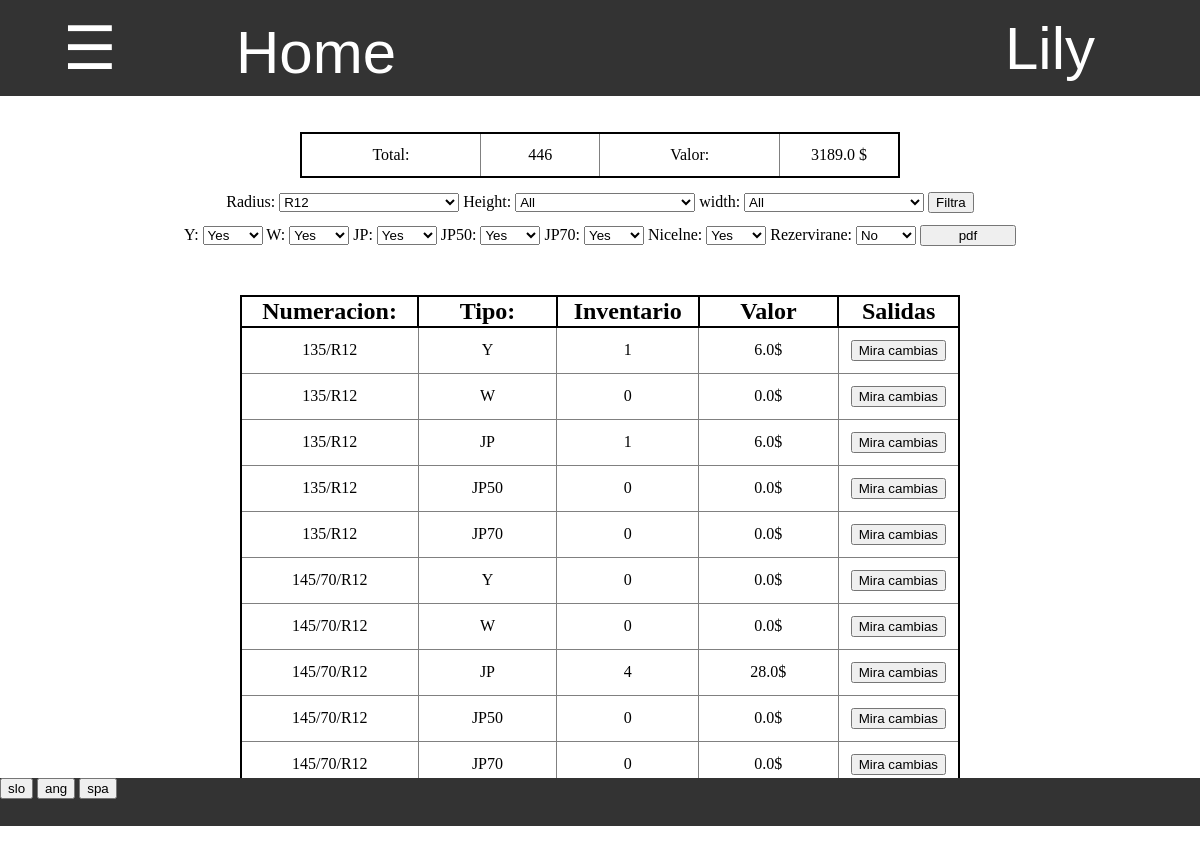
/zaloga/1/pregled_zaloge/ (signed in), run on the app's committed database.
### program/models.py (models this page shows, shortened)
class Profil(models.Model):
    user = models.OneToOneField(User,on_delete=models.CASCADE)
    jezik =  models.CharField(default="spa",max_length=3, choices=JEZIKI)
    aktivna_zaloga = models.ForeignKey(Zaloga, default=1, on_delete=models.CASCADE)
    dovoljene_zaloge = models.ManyToManyField(Zaloga, related_name = "dovoljene")
    stranka = models.OneToOneField(Stranka, on_delete=models.CASCADE, default=None, null=True, blank=True)
    celo_ime = models.CharField(default="",max_length=40)
    tip_banke = models.CharField(default="",max_length=40)
    stevilka_racuna = models.CharField(default="",max_length=40)
    telefon = models.CharField(default="",max_length=40)

### zaloga/models.py (models this page shows, shortened)
class Zaloga(models.Model):
    title = models.CharField(default="skladisce", max_length=20)
    tipi_prodaje = models.CharField(default='["vele_prodaja"]', max_length=50)
    tipi_sestavine = models.CharField(default='["Y","W","JP","JP50","JP70"]', max_length=50)
    @property
    def tipi_prodaj(self):
        return json.loads(self.tipi_prodaje)
    @property
    def tipi_sestavin(self):
        return json.loads(self.tipi_sestavine)
    @property
    def vrni_razlicne_radiuse(self):
        razlicni_radiusi = []
        for radius in self.sestavina_set.all().values('dimenzija__radius').distinct().order_by('dimenzija__radius'):
                razlicni_radiusi.append(radius['dimenzija__radius'])
        return razlicni_radiusi
    def cenik(self,tip='vele_prodaja'):
        cene = {}
        cenik = self.sestavina_set.all().prefetch_related('cena_set').filter(cena__prodaja=tip).values(
            'dimenzija__dimenzija',
            'pk',
            'cena',
            'cena__tip',
            'cena__cena')
        for cena in cenik:
            dimenzija = cena['dimenzija__dimenzija']
            tip = cena['cena__tip']
            cena = cena['cena__cena']
            if dimenzija in cene:
                if not tip in cene[dimenzija]:
                    cene[dimenzija].update({tip:float(cena)})
            else:
                    cene.update({dimenzija:{tip:float(cena)}})
        return cene

class Sestavina(models.Model):
    zaloga = models.ForeignKey(Zaloga,default=1, on_delete=models.CASCADE)
    dimenzija = models.ForeignKey(Dimenzija, on_delete=models.CASCADE)
    Y = models.IntegerField(default = 0)
    W = models.IntegerField(default = 0)
    JP = models.IntegerField(default = 0)
    JP50 = models.IntegerField(default = 0)
    JP70 = models.IntegerField(default = 0)
    class Meta:
        ordering = ['zaloga','dimenzija']

### zaloga/my_views/zaloga_views.py (the view, shortened to what this page needs)
# urls.py: path('<int:zaloga>/pregled_zaloge/', zaloga_views.pregled_zaloge, name='pregled_zaloge'),
@login_required
def pregled_zaloge(request,zaloga):
    if request.method == "GET":
        zaloga = Zaloga.objects.get(pk = zaloga)
        sestavine = zaloga.sestavina_set.all()
        radius = request.GET.get('radius','R12')
        height = request.GET.get('height','all')
        width = request.GET.get('width', 'all')
        if radius != "all":
            sestavine = sestavine.filter(dimenzija__radius=radius)
        if height != "all":
            sestavine = sestavine.filter(dimenzija__height=height)
        if width != "all":
            if "C" in width:
                width = width.replace('C','')
                sestavine = sestavine.filter(dimenzija__width=width, dimenzija__special = True)
            else:
                sestavine = sestavine.filter(dimenzija__width=width, dimenzija__special = False)
        tipi_prodaje = zaloga.tipi_prodaj
        if 'vele_prodaja' in tipi_prodaje:
            cenik = zaloga.cenik('vele_prodaja')
        else:
            cenik = zaloga.cenik('dnevna_prodaja')
        nicelne = request.GET.get('nicelne','true')
        rezervirane = request.GET.get('rezervirane','false')
        tipi = []
        for tip in zaloga.tipi_sestavin:
            if request.GET.get(tip,"true") == "true":
                tipi.append(tip)
        sestavine = sestavine.values(
            'dimenzija__dimenzija',
            'pk',
            'Y',
            'W',
            'JP',
            'JP50',
            'JP70',
        )
        cene = {}
        skupno = 0
        vrednost = 0
        for sestavina in sestavine:
            dimenzija = sestavina['dimenzija__dimenzija']
            for tip in tipi:
                stevilo = sestavina[tip]
                cena = cenik[dimenzija][tip]
                skupno += stevilo
                vrednost += cena * stevilo
                if dimenzija in cene:
                    if not tip in cene[dimenzija]:
                        cene[dimenzija].update({tip:stevilo * cena})
                else:
                    cene.update({dimenzija:{tip:stevilo * cena}})
        slovar = {
            'zaloga':zaloga,
            'sestavine':sestavine,
            'tipi':tipi,
            'radius':radius,
            'height':height,
            'width':width,
            'skupno':skupno,
            'nicelne': nicelne,
            'rezervirane': rezervirane,
            'cene':cene,
            'vrednost':vrednost
        }
        return pokazi_stran(request, 'zaloga/zaloga.html', slovar)

### program/models.py (called while the page is built)
    @property
    def vrni_jezike(self):
        return JEZIKI

    @property
    def vrni_dimenzije(self):
        return Dimenzija.objects.all().values_list('dimenzija','radius','height','width','special')

### request_funkcije.py (called while the page is built)
def vrni_slovar(request):
    with open('slovar.json') as dat:
        slovar = json.load(dat)
    return slovar

def pokazi_stran(request, html, baze={}):
    je_stranka = False
    program = Program.objects.first()
    zaloga = request.user.profil.aktivna_zaloga
    if request.user.profil.stranka != None:
        je_stranka = True
    slovar = {'je_stranka':je_stranka,'program':program,'slovar':vrni_slovar(request),'jezik':request.user.profil.jezik}
    slovar.update(baze)
    if not 'zaloga' in baze:
        slovar.update({'zaloga':zaloga})
    slovar.update({'zaloga_pk':slovar['zaloga'].pk})
    return render(request, html, slovar)

### zaloga/templatetags/zaloga_exstras.py (called while the page is built)
@register.filter(name="ima_prodajo")
def ima_prodajo(zaloga,prodaja):
    return prodaja in zaloga.tipi_prodaj

@register.filter
def keyvalue(dict, key):
    return dict[key]

### zaloga/templates/zaloga/zaloga.html (shortened to what this page needs)
{% extends 'program/base.html' %}
{% load zaloga_exstras %}
{% block content %}
    <div style="margin-top:3%;display:inline-block;width:50%" >
        <table class="tabela_vnosov">
            <tr>
                <td width="30%"> {{slovar|keyvalue:'Skupno stevilo'|keyvalue:jezik}}: </td>
                <td width="20%"> {{skupno}} </td>
                <td width="30%"> {{slovar|keyvalue:'Vrednost'|keyvalue:jezik}}: </td>
                <td width="20%"> {{vrednost}} $</td>
            </tr>
        </table>
    </div>
    <div class="filter">
        <div style="display:block">
            <form id="filter" action="{% url 'pregled_zaloge' zaloga.pk %}" method="GET">
                {% include "program/dinamic_select.html" %}
                <input type="submit" value="{{slovar|keyvalue:'Filtriraj'|keyvalue:jezik}}">
            </form>
        </div>
        <div style="display:block;margin-top:1%">
            {% for tip in zaloga.tipi_sestavin %}
                {{tip}}:
                <select style="width:5%" form="filter" name="{{tip}}">
                    {% if tip in tipi %}
                        <option value="true" selected> Yes </option>
                    {% else %}
                        <option value="true"> Yes </option>
                        <option value="false" selected> No </option>
                    {% endif %}
                </select>
            {% endfor %}
            Nicelne:
            <select form="filter" name="nicelne" style="width:5%">
                {% if nicelne == "true" %}
                    <option value="true"> Yes </option>
                {% else %}
                    <option value="true"> Yes </option>
                    <option value="false" selected> No </option>
                {% endif %}
            </select>
            Rezervirane:
            <select form="filter" name="rezervirane" style="width:5%">
                {% if rezervirane == "true" %}
                    <option value="true"> Yes </option>
                    <option value="false"> No </option>
                {% else %}
                    <option value="false" selected> No </option>
                {% endif %}
            </select>
            <form style="display:inline-block;width:8%" action="{% url 'pdf_zaloge' zaloga_pk %}" method="GET">
                <input style="width:100%"type="submit" value="pdf">
            </form>
        </div>
    </div>
    <div class="table">
        <table class="tabela_vnosov" >
            <tr class="header">
                <th width="25%">
                    {{slovar|keyvalue:'Dimenzija'|keyvalue:jezik}}:
                </th>
                <th width="20%" class="tip">
                    {{slovar|keyvalue:'Tip'|keyvalue:jezik}}:
                </th>
                <th width="20%" class="total">
                    {{slovar|keyvalue:'Zaloga'|keyvalue:jezik}}
                </th>
                <th width="20%" class="total">
                    {{slovar|keyvalue:'Vrednost'|keyvalue:jezik}}
                </th>
                {% if perms.zaloga.view_sprememba %}
                <th width="15%" class="vpogled">
                    {{slovar|keyvalue:'Vpogled'|keyvalue:jezik}}
                </th>
                {% endif %}
            </tr>
                {% for sestavina in sestavine %}
                    {% for tip in tipi %}
                        <tr class="vrstica vrstica_{{tip}}">
                            <td> {{sestavina.dimenzija__dimenzija}} </td>
                            <td> {{ tip }} </td>
                            <td> {{sestavina|keyvalue:tip}} </td>
                            <td> {{cene|keyvalue:sestavina.dimenzija__dimenzija|keyvalue:tip}}$</td>
                            <td>
                                <form action="{% url 'pregled_prometa' tip sestavina.pk %}" method="GET">
                                    <input type="submit" value="{{slovar|keyvalue:'Pregled prometa'|keyvalue:jezik}}">
                                </form>
                            </td>
                        </tr>
                    {% endfor %}
                {% endfor %}
        </table>
    </div>
{% endblock %}

### program/templates/css/navbar.html (shortened to what this page needs)
{% load zaloga_exstras %}
<div id="navbar" class="navbar">
    {% if je_stranka %}
        <div style="display:inline-block;width:28%"><a href="{% url 'stranka_pregled_narocil' %}" style="width:100%"> Pregled narocil </a></div>
        <div style="display:inline-block;width:22%"><a href="{% url 'stranka_zgodovina' %}" style="width:100%"> Zgodovina </a></div>
        <a style="width:15%" href="/">Home</a>
    {% else %}
        <button onclick="odpri()" class="nav" style="width:15%"> ☰ </button>
        <a style="width:20%" href="/">Home</a>
    {% endif %}
    <div class="racun dropdown" id="racun">
        <button class="dropbtn" >{{ user.get_username }}
        </button>
    </div>
</div>

### program/templates/program/dinamic_select.html (shortened to what this page needs)
        Radius:
            <select id='radius' name="radius" onchange="SpremeniRadius()">
                {% for rad in zaloga.vrni_razlicne_radiuse %}
                    {% if rad == radius %}
                        <option value="{{rad}}" selected> {{rad}} </option>
                    {% else %}
                        <option value="{{rad}}"> {{rad}} </option>
                    {% endif %}
                {% endfor %}
            </select>
            Height:
            <select id="height" name="height" onchange="SpremeniHeight()">
                <option value="all"> All </option>
            </select>
            width:
            <select id="width" name="width" onchange="SpremeniWidth()">
                <option value="all"> All </option>
            </select>

### program/static/css/footer.css (style rules this page uses)
div { margin: 0%; padding: 0%; }
div input { margin: 0%; }
div form { margin:0%; padding: 0% }

### program/templates/program/base.html (style rules this page uses)
body { margin: 0%; padding: 0%; overflow:hidden; }
div { margin: 0%; padding: 0%; }

### program/templates/css/tabele.html (style rules this page uses)
table.tabela_vnosov { width:100%; border-spacing:0; border: 2px solid black; border-collapse: collapse; padding:0.5%; table-layout:"fixed" }
table.tabela_vnosov th { border: 2px solid black; border-collapse: collapse; font-size: 150%; }
table.tabela_vnosov td { font-size: 100%; text-align: center; border: 1px solid grey; padding: 1vmin; border-collapse: collapse; }

### program/templates/css/navbar.html (style rules this page uses)
.navbar { overflow: hidden; background-color: #333; font-family: Arial; height:12% }
.navbar a { float: left; font-size: 5vmin; color: white; text-align: center; padding: 18px 16px; text-decoration:none; height:100%; }
.navbar .dropdown, .nav { float: left; height:100%; width:100%; margin:0; overflow:hidden; }
.navbar .dropdown .dropbtn, .nav { font-size: 5vmin; border: none; outline: none; color: white; padding: 12px 16px; width:100%; height:100%; background-color: inherit; font-family: inherit; margin: 0; }
.navbar .racun { float:right; width:300px; overflow:hidden }

### zaloga/templates/zaloga/zaloga.html (style rules this page uses)
select { width:15%; }
div.filter { display:block; margin-top:1.2%; width:100%; text-align:center; height:15%; }
div.table { display:block; position:relative; width:60%; left:20%; margin-bottom:4%; }

### data on the page
Profil: jezik "Total", jezik "Valor", jezik "Filtra", jezik "Numeracion", jezik "Tipo", jezik "Inventario", jezik "Salidas", tipi "Mira cambias" "Mira cambias" "Mira cambias" "Mira cambias" "Mira cambias" "Mira cambias" "Mira cambias" "Mira cambias" "Mira cambias" "Mira cambias"
Zaloga: radius "R12"
Sestavina: dimenzija__dimenzija "135/R12" "135/R12" "135/R12" "135/R12" "135/R12", tipi "Y" "W" "JP" "JP50" "JP70", tipi "1" "0" "1" "0" "0", tipi "6.0" "0.0" "6.0" "0.0" "0.0"
Sestavina: dimenzija__dimenzija "145/70/R12" "145/70/R12" "145/70/R12" "145/70/R12" "145/70/R12", tipi "Y" "W" "JP" "JP50" "JP70", tipi "0" "0" "4" "0" "0", tipi "0.0" "0.0" "28.0" "0.0" "0.0"

### other printed values
{{ user.get_username }} "Lily"
{{ skupno }} "446"
{{ vrednost }} "3189.0"
{{ tip }} "Y" "W" "JP" "JP50" "JP70"
